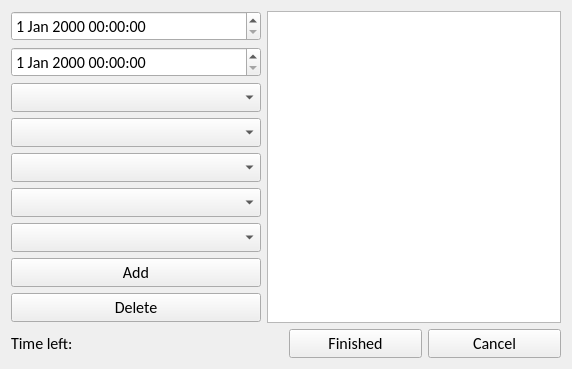
<?xml version="1.0" encoding="UTF-8"?>
<ui version="4.0">
 <class>ShiftEditForm</class>
 <widget class="QWidget" name="ShiftEditForm">
  <property name="geometry">
   <rect>
    <x>0</x>
    <y>0</y>
    <width>572</width>
    <height>369</height>
   </rect>
  </property>
  <property name="font">
   <font>
    <family>Calibri</family>
    <pointsize>12</pointsize>
   </font>
  </property>
  <property name="windowTitle">
   <string>Time-Track</string>
  </property>
  <layout class="QGridLayout" name="gridLayout">
   <item row="0" column="0">
    <layout class="QVBoxLayout" name="verticalLayout_2">
     <item>
      <layout class="QHBoxLayout" name="horizontalLayout">
       <item>
        <layout class="QVBoxLayout" name="verticalLayout">
         <property name="sizeConstraint">
          <enum>QLayout::SetMinimumSize</enum>
         </property>
         <item>
          <widget class="QDateTimeEdit" name="DateTime1"/>
         </item>
         <item>
          <widget class="QDateTimeEdit" name="DateTime2"/>
         </item>
         <item>
          <widget class="QComboBox" name="Name"/>
         </item>
         <item>
          <widget class="QComboBox" name="Projects">
           <property name="maximumSize">
            <size>
             <width>250</width>
             <height>16777215</height>
            </size>
           </property>
           <property name="sizeAdjustPolicy">
            <enum>QComboBox::AdjustToContents</enum>
           </property>
          </widget>
         </item>
         <item>
          <widget class="QComboBox" name="Items">
           <property name="maximumSize">
            <size>
             <width>250</width>
             <height>16777215</height>
            </size>
           </property>
          </widget>
         </item>
         <item>
          <widget class="QComboBox" name="Times">
           <property name="maximumSize">
            <size>
             <width>250</width>
             <height>16777215</height>
            </size>
           </property>
          </widget>
         </item>
         <item>
          <widget class="QComboBox" name="Lunch"/>
         </item>
         <item>
          <widget class="QPushButton" name="Add">
           <property name="minimumSize">
            <size>
             <width>250</width>
             <height>0</height>
            </size>
           </property>
           <property name="maximumSize">
            <size>
             <width>250</width>
             <height>16777215</height>
            </size>
           </property>
           <property name="text">
            <string>Add</string>
           </property>
          </widget>
         </item>
         <item>
          <widget class="QPushButton" name="Delete">
           <property name="maximumSize">
            <size>
             <width>250</width>
             <height>16777215</height>
            </size>
           </property>
           <property name="text">
            <string>Delete</string>
           </property>
          </widget>
         </item>
        </layout>
       </item>
       <item>
        <widget class="QTableWidget" name="Sections">
         <attribute name="verticalHeaderMinimumSectionSize">
          <number>30</number>
         </attribute>
        </widget>
       </item>
      </layout>
     </item>
     <item>
      <layout class="QHBoxLayout" name="horizontalLayout_2">
       <item>
        <widget class="QLabel" name="label">
         <property name="text">
          <string>Time left:</string>
         </property>
        </widget>
       </item>
       <item>
        <widget class="QLabel" name="timeLeft">
         <property name="text">
          <string/>
         </property>
        </widget>
       </item>
       <item>
        <widget class="QPushButton" name="FinishedButton">
         <property name="text">
          <string>Finished</string>
         </property>
        </widget>
       </item>
       <item>
        <widget class="QPushButton" name="CancelButton">
         <property name="text">
          <string>Cancel</string>
         </property>
        </widget>
       </item>
      </layout>
     </item>
    </layout>
   </item>
  </layout>
 </widget>
 <resources/>
 <connections/>
</ui>
